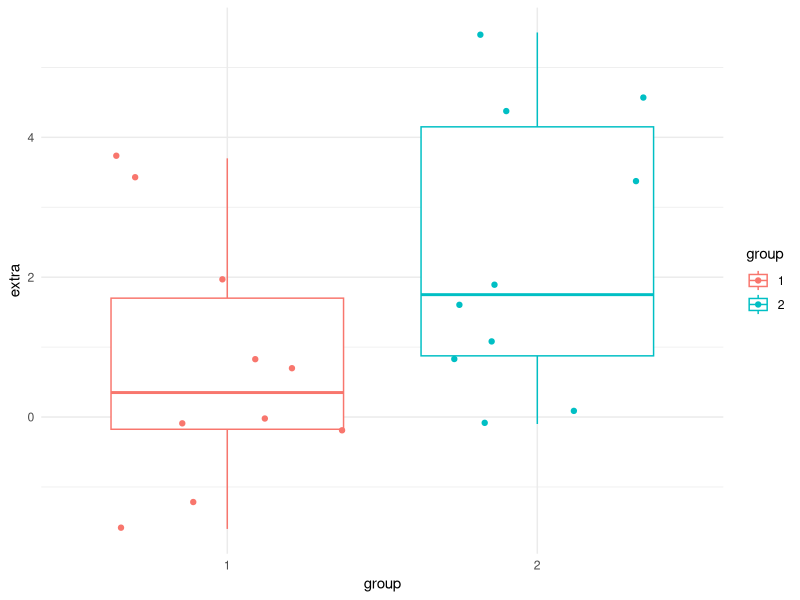
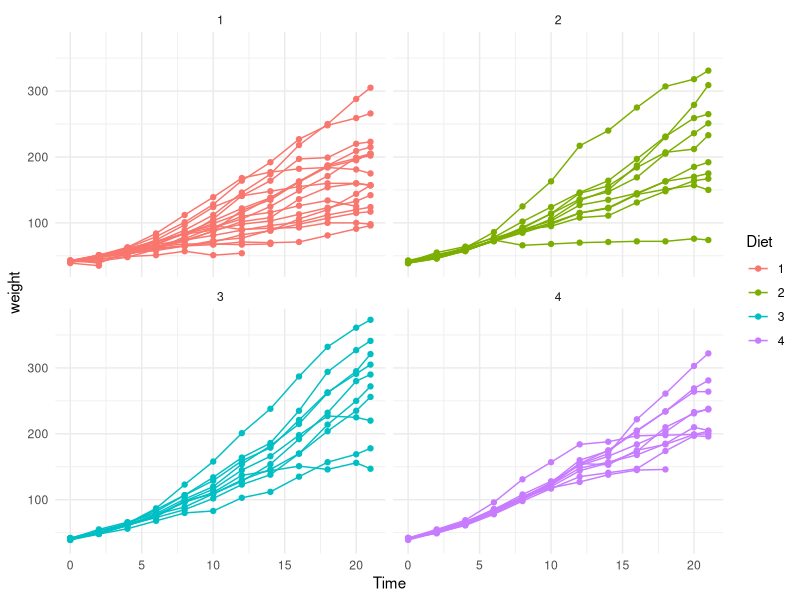

Source code (R) for these figures, in order:
## ---- chunk 1
knitr::opts_chunk$set(echo = FALSE)
## ---- chunk 2
summary(cars)
## ---- chunk 3
library(ggplot2)
ggplot(data = sleep, aes(x = group, y = extra, color = group)) +
  geom_boxplot() +
  geom_jitter() +
  theme_minimal()
## ---- chunk 4
ggplot(data = ChickWeight, aes(x = Time, y = weight, group = Chick, color = Diet)) +
  geom_point() +
  geom_line() +
  facet_wrap(~Diet) +
  theme_minimal()
## ---- chunk 5
# automatically create a bib database for R packages
bib <- knitr::write_bib(
  x = c(
    .packages(), "knitr", "rmarkdown", "bookdown"
  ), file = NULL, prefix = ""
)
bib <- unlist(bib)
# remove the ugly single quotes required by CRAN policy
bib <- gsub("(\\\n)", " ", bib)
bib <- gsub("'(Eigen|ggplot2|Stan)'", "\\1", bib)
xfun::write_utf8(bib, "packages.bib")
